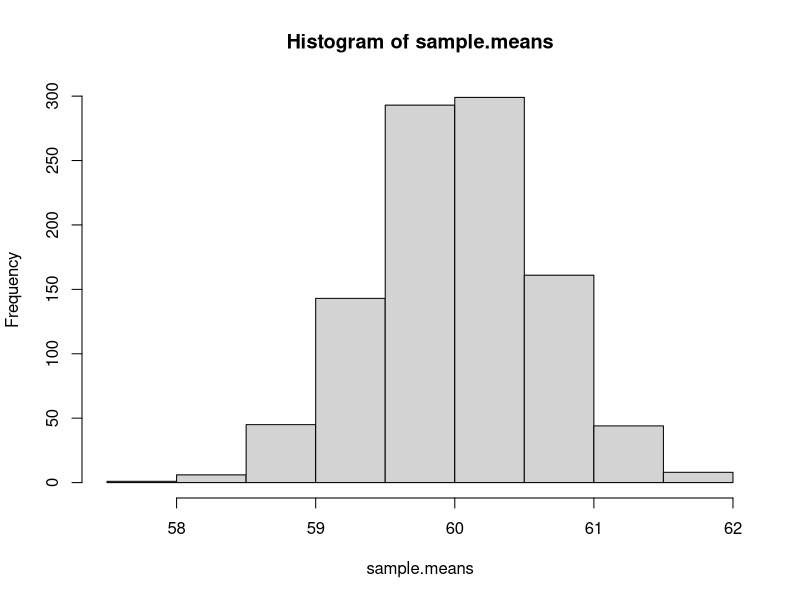
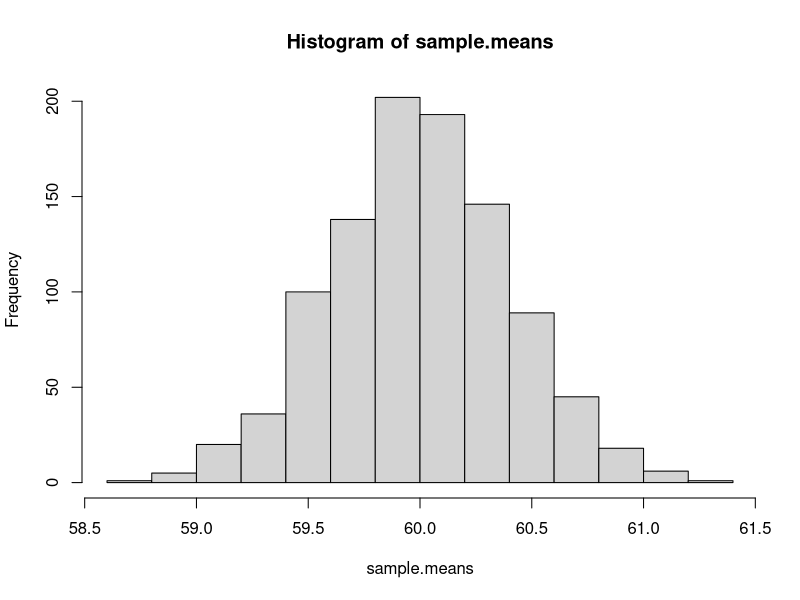
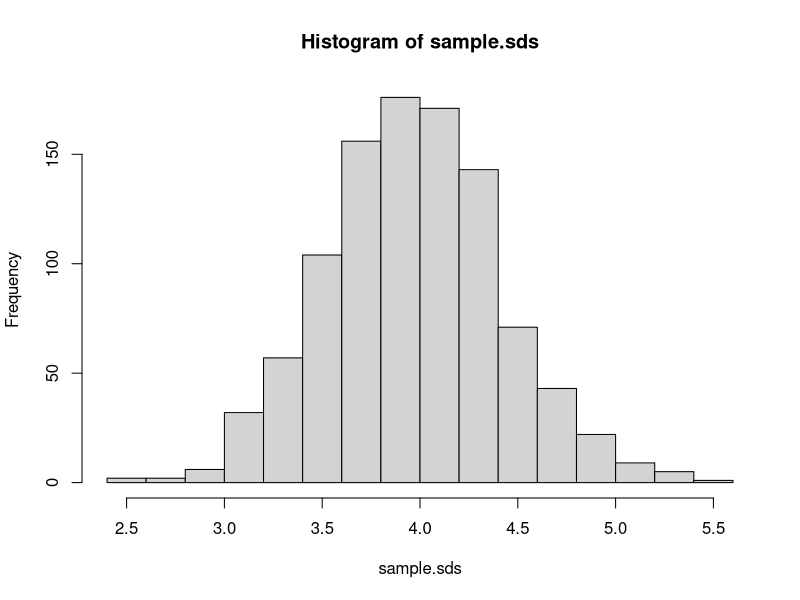

Write the R code that produced these figures, in order.
## ---- chunk 1
knitr::opts_chunk$set(echo = TRUE)
## ---- chunk 2
set.seed(50)
sample.means <- rep(NA, 1000)
for (i in 1:1000) {
  sample.40 <- rnorm(40, mean = 60, sd = 4)
  sample.means[i] <- mean(sample.40)
}
means40 <- mean(sample.means)
sd40 <- sd(sample.means)
cat("mean = ", means40, "\nSD = ", sd40)
hist(sample.means)
## ---- chunk 3
set.seed(50)
sample.means <- rep(NA, 1000)
for (i in 1:1000) {
  sample.100 <- rnorm(100, mean = 60, sd = 4)
  sample.means[i] <- mean(sample.100)
}
means100 <- mean(sample.means)
sd100 <- sd(sample.means)
cat("mean = ", means100, "\nSD = ", sd100)
hist(sample.means)
## ---- chunk 4
cat(sd40, sd100)
## ---- chunk 5
cat('Contoh 40  =', means40,'\n')
cat('Contoh 100 =', means100,'\n')
cat('Populasi   =', 60)
## ---- chunk 6
cat('Perhitungan manual 40 contoh  = ', 4/sqrt(40),'Simulasi =', sd40,"\n")
cat('Perhitungan manual 100 contoh = ', 4/sqrt(100),'      Simulasi =', sd100)
## ---- chunk 7
set.seed(50)
sample.11 <- rnorm(11, mean = 60, sd = 4)
sample.11
## ---- chunk 8
(estimated.mean <- mean(sample.11))
## ---- chunk 9
popSD <- 4
sample.size <- length(sample.11)
(sigma.mu <- popSD/sqrt(sample.size))
## ---- chunk 10
set.seed(50)
sample.44 <- rnorm(44, mean = 60, sd = 4)
sample.44
## ---- chunk 11
(estimated.mean <- mean(sample.44))
## ---- chunk 12
popSD <- 4
sample.size <- length(sample.44)
(sigma.mu <- popSD/sqrt(sample.size))
## ---- chunk 13
set.seed(50)
sample.sds <- rep(NA, 1000)
for (i in c(1:1000)) {
  sample.40 <- rnorm(40, mean = 60, sd = 4)
  sample.sds[i] <- sd(sample.40)
}
hist(sample.sds)
